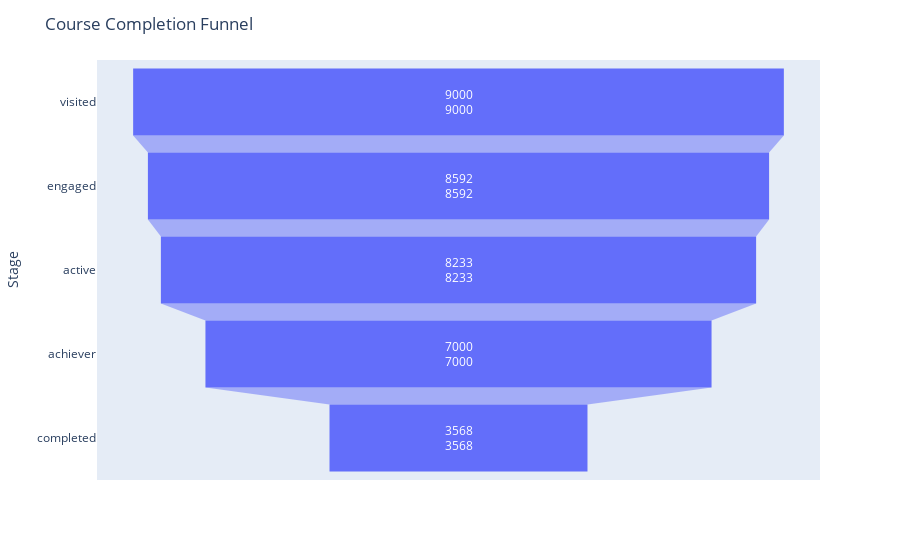

Notebook cell for this chart:
### Code cell
import plotly.express as px

# Create a funnel chart
fig = px.funnel(funnel, x='Users', y='Stage', text='Users')
fig.update_layout(title="Course Completion Funnel")
fig.show()

### Figure 1 — Plotly figure (JSON) as saved in the notebook; plotly's stock layout.template omitted (floating-point values rounded to 4 significant figures)
{"data": [{"hovertemplate": "Users=%{text}<br>Stage=%{y}<extra></extra>", "legendgroup": "", "marker": {"color": "#636efa"}, "name": "", "orientation": "h", "showlegend": false, "text": [9000, 8592, 8233, 7000, 3568], "type": "funnel", "x": [9000, 8592, 8233, 7000, 3568], "xaxis": "x", "y": ["visited", "engaged", "active", "achiever", "completed"], "yaxis": "y"}], "layout": {"autosize": true, "legend": {"tracegroupgap": 0}, "margin": {"t": 60}, "title": {"text": "Course Completion Funnel"}, "xaxis": {"anchor": "y", "autorange": true, "domain": [0, 1], "range": [-5000, 5000], "title": {"text": "Users"}, "type": "linear"}, "yaxis": {"anchor": "x", "autorange": true, "domain": [0, 1], "range": [4.5, -0.5], "title": {"text": "Stage"}, "type": "category"}}}
